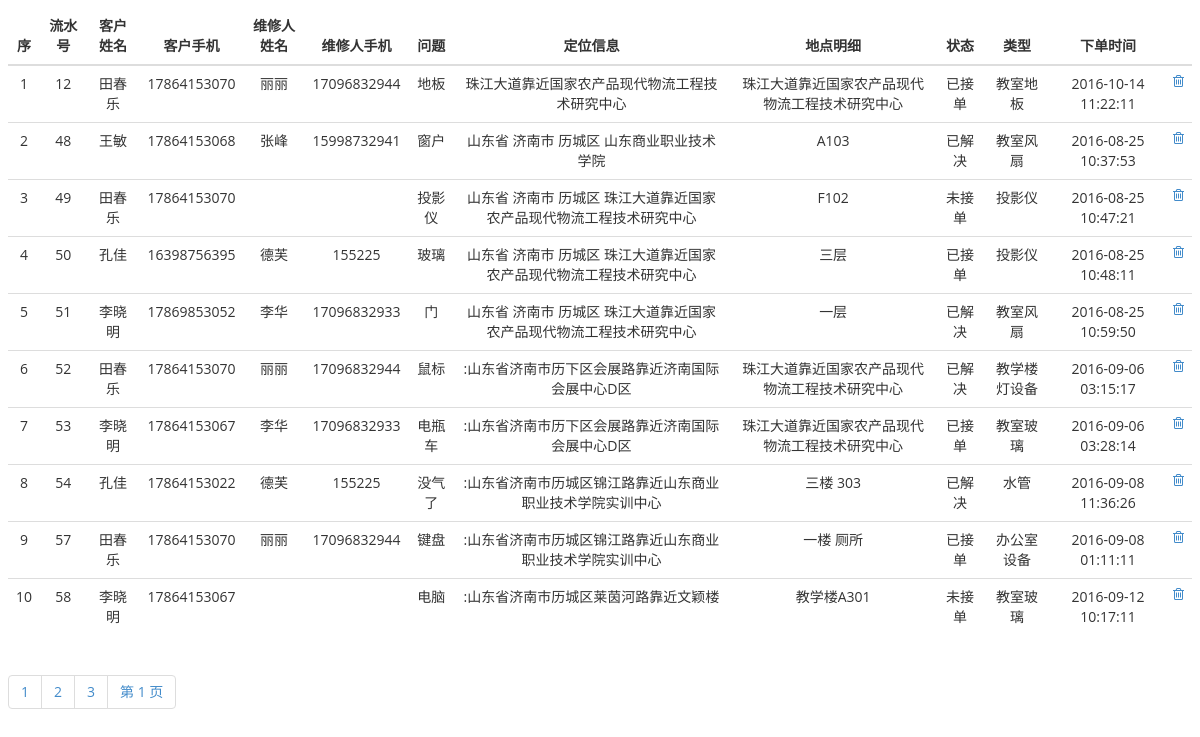
Page /Repair/repairsWeb/client_indent.php on the committed database.
### tables this page shows
CREATE TABLE `screen_order` (
  `id` int(11) NOT NULL AUTO_INCREMENT,
  `username` text,
  `userphone` text,
  `sockername` text,
  `sockerphone` text,
  `question` text,
  `position` text,
  `positionlocation` text,
  `time` datetime DEFAULT NULL,
  `static` text,
  `picture` text,
  `type` text,
  `completetime` datetime DEFAULT NULL,
  `racetime` datetime DEFAULT NULL,
  `appraise` text,
  PRIMARY KEY (`id`)
);

### Repair/repairsWeb/client_indent.php (the view, shortened to what this page needs)
<!DOCTYPE html PUBLIC "-//W3C//DTD XHTML 1.0 Transitional//EN" "http://www.w3.org/TR/xhtml1/DTD/xhtml1-transitional.dtd">
<html xmlns="http://www.w3.org/1999/xhtml">
<head>
<link rel="stylesheet" type="text/css" href="lib/bootstrap/css/bootstrap.css">
<link rel="stylesheet" href="lib/font-awesome/css/font-awesome.css">
<link rel="stylesheet" type="text/css" href="stylesheets/theme.css">
</head>
<body class="bod">
<?php
    function ShowTable(){
       	  	include "tool/conn.php";
	 $sql="select * from screen_order";
        $rows=mysql_affected_rows($conn);
		$pagesize=10;
		  if($rows%$pagesize==0)
		   {
		    $totalpages=(int)($rows/$pagesize);
			}
			else {
			  $totalpages=(int)($rows/$pagesize)+1;
			   }
			    if(isset($_GET['page']))
			    {
				 $p=(int)$_GET['page'];
				 } else
				 {  $p=1; }
				  $start=$pagesize*($p-1);
				  $queryj=mysql_query("$sql limit $start,$pagesize");
      	echo "<table class='table'><thead><tr>";
		echo "
		<th style=width:10px>序</th>
		<th>流水号</th>
		<th>客户姓名</th>
		<th>客户手机</th>
		<th>维修人姓名</th>
		<th>维修人手机</th>
		<th>问题</th>
		<th>定位信息</th>
		<th>地点明细</th>
		<th>状态</th>
		<th>类型</th>
		<th>下单时间</th>
		";
		echo "<th style=' width='3.5em''></th></tr></thead>";
		echo "<tbody>";
		$serial=1;
        while($row=mysql_fetch_array($queryj)){
            echo "<tr>
			<td>".$serial++."</td>
			<td>".$row['id']."</td>
			<td>".$row['username']."</td>
			<td>".$row['userphone']."</td>
			<td>".$row['sockername']."</td>
			<td>".$row['sockerphone']."</td>
			<td>".$row['question']."</td>
			<td>".$row['positionlocation']."</td>
			<td>".$row['position']."</td>
			<td>".$row['static']."</td>
			<td>".$row['type']."</td>
			<td>".$row['time']."</td>";
			$id=$row[0];
			echo "<td>
			<a href='expand/script/indent_delete.php?id=$id' role='button' data-toggle='modal'>
			<i class='fa fa-trash-o'></i></a></td>";
            echo "</tr>";
        }
        echo "</tbody></table>";
		echo "<ul class='pagination'>";
if($totalpages>1){
		for($x=1;$x<= $totalpages;$x++){
				echo "<li><a href='?page=$x'>$x</a></li>";
					}
	echo "<li><a href='?page=$x'>第 $p 页</a></li>";
				echo "</ul>";
		}
		}
    ShowTable();
?>
</body>
</html>

### Repair/repairsWeb/stylesheets/theme.css (style rules this page uses)
.bod { margin:8px }
body { background: #fafafa; background-color:#FFF; background-position: initial initial; background-repeat: initial initial; margin: 0px; padding: 0px; }
body, h1, h2, h3, h4, h5, h6, p, a, .h1, .h2, .h3, .h4, .h5, .h6 { font-family: 'Open Sans', helvetica, arial, sans-serif; }

### Repair/repairsWeb/client_indent.php (style rules this page uses)
.bod { margin:8px }

### rows in the picture
screen_order: id "12", username "田春乐", userphone "17864153070", sockername "丽丽", sockerphone "17096832944", question "地板", positionlocation "珠江大道靠近国家农产品现代物流工程技术研究中心", position "珠江大道靠近国家农产品现代物流工程技术研究中心", static "已接单", type "教室地板", time "2016-10-14 11:22:11"
screen_order: id "48", username "王敏", userphone "17864153068", sockername "张峰", sockerphone "15998732941", question "窗户", positionlocation "山东省 济南市 历城区 山东商业职业技术学院", position "A103", static "已解决", type "教室风扇", time "2016-08-25 10:37:53"
screen_order: id "49", username "田春乐", userphone "17864153070", question "投影仪", positionlocation "山东省 济南市 历城区 珠江大道靠近国家农产品现代物流工程技术研究中心", position "F102", static "未接单", type "投影仪", time "2016-08-25 10:47:21"
screen_order: id "50", username "孔佳", userphone "16398756395", sockername "德芙", sockerphone "155225", question "玻璃", positionlocation "山东省 济南市 历城区 珠江大道靠近国家农产品现代物流工程技术研究中心", position "三层", static "已接单", type "投影仪", time "2016-08-25 10:48:11"
screen_order: id "51", username "李晓明", userphone "17869853052", sockername "李华", sockerphone "17096832933", question "门", positionlocation "山东省 济南市 历城区 珠江大道靠近国家农产品现代物流工程技术研究中心", position "一层", static "已解决", type "教室风扇", time "2016-08-25 10:59:50"
screen_order: id "52", username "田春乐", userphone "17864153070", sockername "丽丽", sockerphone "17096832944", question "鼠标", positionlocation ":山东省济南市历下区会展路靠近济南国际会展中心D区", position "珠江大道靠近国家农产品现代物流工程技术研究中心", static "已解决", type "教学楼灯设备", time "2016-09-06 03:15:17"
screen_order: id "53", username "李晓明", userphone "17864153067", sockername "李华", sockerphone "17096832933", question "电瓶车", positionlocation ":山东省济南市历下区会展路靠近济南国际会展中心D区", position "珠江大道靠近国家农产品现代物流工程技术研究中心", static "已接单", type "教室玻璃", time "2016-09-06 03:28:14"
screen_order: id "54", username "孔佳", userphone "17864153022", sockername "德芙", sockerphone "155225", question "没气了", positionlocation ":山东省济南市历城区锦江路靠近山东商业职业技术学院实训中心", position "三楼 303", static "已解决", type "水管", time "2016-09-08 11:36:26"
screen_order: id "57", username "田春乐", userphone "17864153070", sockername "丽丽", sockerphone "17096832944", question "键盘", positionlocation ":山东省济南市历城区锦江路靠近山东商业职业技术学院实训中心", position "一楼 厕所", static "已接单", type "办公室设备", time "2016-09-08 01:11:11"
screen_order: id "58", username "李晓明", userphone "17864153067", question "电脑", positionlocation ":山东省济南市历城区莱茵河路靠近文颖楼", position "教学楼A301", static "未接单", type "教室玻璃", time "2016-09-12 10:17:11"

### other values in the picture
$p "1"
